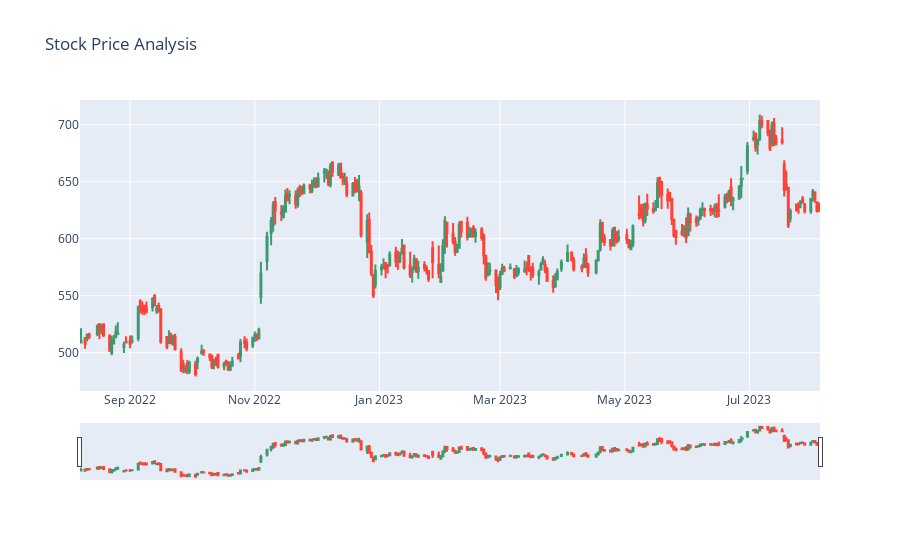

This figure's notebook cell:
### Code cell
figure = go.Figure(data=[go.Candlestick(x=data["Date"],
                                        open=data["Open"], high=data["High"],
                                        low=data["Low"], close=data["Close"])])
figure.update_layout(title = "Stock Price Analysis", xaxis_rangeslider_visible=True)
figure.show()

### Figure 1 — Plotly figure (JSON) as saved in the notebook; plotly's stock layout.template omitted (floating-point values rounded to 4 significant figures; data arrays with more than 128 entries replaced by an {"elided": "..."} marker saying what was removed)
{"data": [{"close": {"elided": "246 float values"}, "high": {"elided": "246 float values"}, "low": {"elided": "246 float values"}, "open": {"elided": "246 float values"}, "type": "candlestick", "x": {"elided": "246 str values"}}], "layout": {"title": {"text": "Stock Price Analysis"}, "xaxis": {"rangeslider": {"visible": true}}}}
